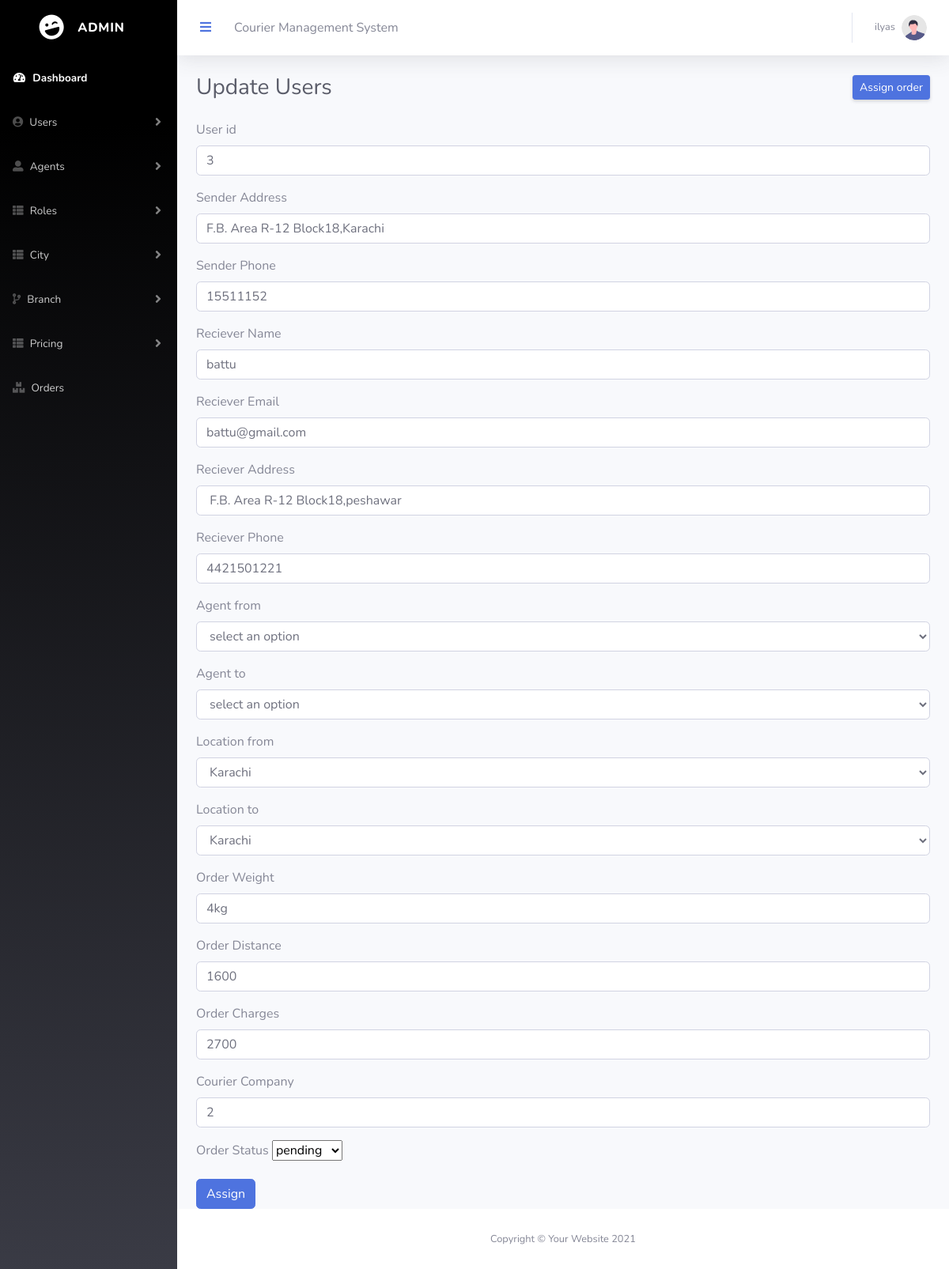
Screenshot of /Eproject/admin/assign.php?id=1 (signed in) with the database file from the repository.
### tables this page shows
CREATE TABLE `tbl_order` (
  `or_id` int(11) NOT NULL,
  `u_id` int(11) DEFAULT NULL,
  `sender_name` varchar(50) NOT NULL,
  `sender_email` varchar(50) NOT NULL,
  `sender_address` varchar(50) NOT NULL,
  `sender_phoneno` int(20) NOT NULL,
  `receiver_name` varchar(50) NOT NULL,
  `receiver_email` varchar(50) NOT NULL,
  `receiver_address` varchar(50) NOT NULL,
  `receiver_phoneno` bigint(20) NOT NULL,
  `agent_from` int(11) DEFAULT NULL,
  `agent_to` int(20) DEFAULT NULL,
  `order_weight` varchar(20) NOT NULL,
  `order_distance` int(20) NOT NULL,
  `status` varchar(50) NOT NULL,
  `locationfrom` int(11) DEFAULT NULL,
  `location_to` int(11) DEFAULT NULL,
  `co_id` int(11) DEFAULT NULL,
  `total_charges` int(11) DEFAULT NULL
);

CREATE TABLE `tbl_city` (
  `ci_id` int(11) NOT NULL,
  `ci_name` varchar(50) NOT NULL,
  `status` int(11) NOT NULL
);

### Eproject/admin/assign.php (the view, shortened to what this page needs)
<?php
include('connection.php');
$id = $_GET['id'] ;
$fetch_selected_r = "SELECT * FROM `tbl_order` WHERE or_id = $id";
$run_query=mysqli_query($conn,$fetch_selected_r);
$row=mysqli_fetch_array($run_query);
?>
<!DOCTYPE html>
<html lang="en">
<head>
  <link href="vendor/fontawesome-free/css/all.min.css" rel="stylesheet" type="text/css">
  <link href="css/sb-admin-2.min.css" rel="stylesheet">
</head>
<body id="page-top">
  <div id="wrapper">
    <?php include('sidebar.php') ?>
    <div id="content-wrapper" class="d-flex flex-column">
      <div id="content">
        <?php include('topbar.php') ?>
        <div class="container-fluid">
          <div class="d-sm-flex align-items-center justify-content-between mb-4">
            <h1 class="h3 mb-0 text-gray-800">Update Users</h1>
            <a href="orders.php" class="d-none d-sm-inline-block btn btn-sm btn-primary shadow-sm"> Assign order</a>
          </div>
        </div>
        <div class="container">
          <form method="POST" enctype="multipart/form-data">
            <div class="mb-3">
              <label class="form-label">User id</label>
              <input type="text" class="form-control" value="<?php echo $row['u_id']; ?>" name="u_id">
            </div>
            <div class="mb-3">
              <label class="form-label">Sender Address</label>
              <input type="text" class="form-control" value="<?php echo $row['sender_address']; ?>"
                name="sender_address1">
            </div>
            <div class="mb-3">
              <label class="form-label">Sender Phone</label>
              <input type="text" class="form-control" value="<?php echo $row['sender_phoneno']; ?>"
                name="sender_phoneno">
            </div>
            <div class="mb-3">
              <label class="form-label">Reciever Name</label>
              <input type="text" class="form-control" value="<?php echo $row['receiver_name']; ?>" name="receiver_name">
            </div>
            <div class="mb-3">
              <label class="form-label">Reciever Email</label>
              <input type="email" class="form-control" value="<?php echo $row['receiver_email']; ?>"
                name="receiver_email">
            </div>
            <div class="mb-3">
              <label class="form-label">Reciever Address</label>
              <input type="text" class="form-control" value="<?php echo $row['receiver_address']; ?>"
                name="receiver_address">
            </div>
            <div class="mb-3">
              <label class="form-label">Reciever Phone</label>
              <input type="text" class="form-control" value="<?php echo $row['receiver_phoneno']; ?>"
                name="receiver_phoneno">
            </div>
            <div class="mb-3">
              <label class="form-label">Agent from</label>
              <select class="form-control" name="agent_from">
                <option selected disabled>select an option</option>
              </select>
            </div>
            <div class="mb-3">
              <label class="form-label">Agent to</label>
              <select class="form-control" name="agent_to">
                <option selected disabled>select an option</option>
              </select>
            </div>
            <div class="mb-3">
              <label class="form-label">Location from</label>
              <select class="form-control" name="locationfrom">
                <?php
                $select_q = 'SELECT * FROM `tbl_city`';
                $run_q = mysqli_query($conn, $select_q);
                while ($data = mysqli_fetch_array($run_q)) { ?>
                  <option value="<?php echo $data['ci_id']; ?>"
                  <?php
                  if($data['ci_id']==$row['locationfrom']){
                    echo "selected";
                  }
                  ?>
                  >
                    <?php echo $data['ci_name']; ?>
                  </option>
                <?php } ?>
              </select>
            </div>
            <div class="mb-3">
              <label class="form-label">Location to</label>
              <select class="form-control" name="location_to">
                <?php $select_q = 'SELECT * FROM `tbl_city`';
                $run_q = mysqli_query($conn, $select_q);
                while ($data = mysqli_fetch_array($run_q)) { ?>
                  <option value="<?php echo $data['ci_id']; ?>"
                  <?php
                  if($data['ci_id']==$row['location_to']){
                    echo "selected";
                  }
                  ?>
                  >
                    <?php echo $data['ci_name']; ?>
                  </option>
                <?php } ?>
              </select>
            </div>
            <div class="mb-3">
              <label class="form-label">Order Weight</label>
              <input type="text" class="form-control" value="<?php echo $row['order_weight']; ?>" name="order_weight">
            </div>
            <div class="mb-3">
              <label class="form-label">Order Distance</label>
              <input type="text" class="form-control" value="<?php echo $row['order_distance']; ?>"
                name="order_distance">
            </div>
            <div class="mb-3">
              <label class="form-label">Order Charges</label>
              <input type="text" class="form-control" value="<?php echo $row['total_charges']; ?>" name="order_charges">
            </div>
            <div class="mb-3">
              <label class="form-label">Courier Company</label>
              <input type="text" class="form-control" value="<?php echo $row['co_id']; ?>" name="co_id">
            </div>
            <div class="mb-3">
              <label class="form-label">Order Status</label>
         <select name="order_status" id="">
         <option value="pending">pending</option>
         </select>
            </div>
            <button type="submit" class="btn btn-primary" name="assign">Assign</button>
          </form>
        </div>
      </div>
      <?php include('footer.php') ?>
    </div>
  </div>
</body>
</html>

### rows the page displays
tbl_order: u_id "3", sender_address1 "F.B. Area R-12 Block18,Karachi", sender_phoneno "15511152", receiver_name "battu", receiver_email "battu@gmail.com", receiver_address "F.B. Area R-12 Block18,peshawar", receiver_phoneno "4421501221", locationfrom "Karachi", location_to "Karachi", order_weight "4kg", order_distance "1600", order_charges "2700", co_id "2"

### other values shown
$_SESSION['user_name'] "ilyas"
